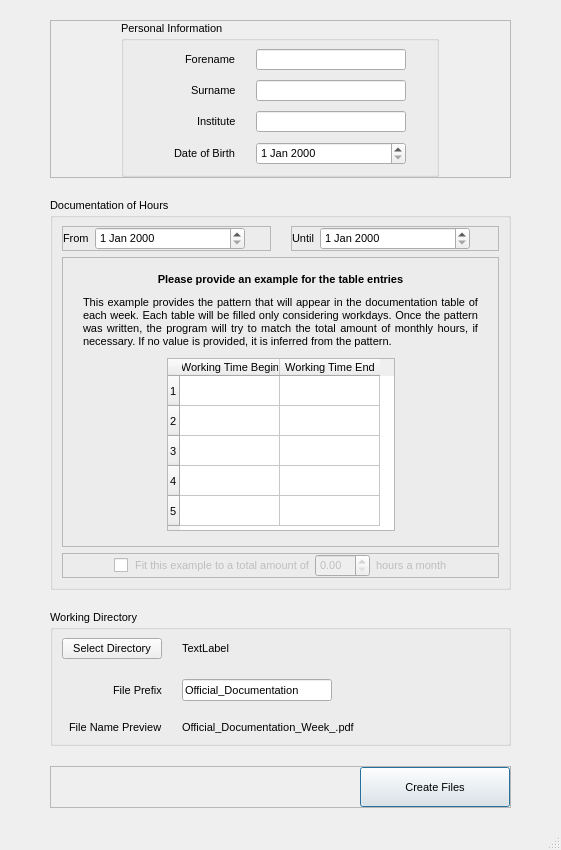
<?xml version="1.0" encoding="UTF-8"?>
<ui version="4.0">
 <class>mainWindow</class>
 <widget class="QMainWindow" name="mainWindow">
  <property name="enabled">
   <bool>true</bool>
  </property>
  <property name="geometry">
   <rect>
    <x>0</x>
    <y>0</y>
    <width>561</width>
    <height>850</height>
   </rect>
  </property>
  <property name="font">
   <font>
    <family>Arial</family>
    <pointsize>8</pointsize>
   </font>
  </property>
  <property name="windowTitle">
   <string>TUD HiWi Wochenzettel</string>
  </property>
  <widget class="QWidget" name="centralwidget">
   <layout class="QGridLayout" name="gridLayout">
    <property name="leftMargin">
     <number>50</number>
    </property>
    <property name="topMargin">
     <number>20</number>
    </property>
    <property name="rightMargin">
     <number>50</number>
    </property>
    <property name="bottomMargin">
     <number>20</number>
    </property>
    <property name="verticalSpacing">
     <number>20</number>
    </property>
    <item row="1" column="0" colspan="2">
     <widget class="QGroupBox" name="groupBox_2">
      <property name="title">
       <string>Documentation of Hours</string>
      </property>
      <property name="flat">
       <bool>false</bool>
      </property>
      <property name="checkable">
       <bool>false</bool>
      </property>
      <layout class="QGridLayout" name="gridLayout_2">
       <property name="horizontalSpacing">
        <number>20</number>
       </property>
       <item row="2" column="0" colspan="2">
        <widget class="QFrame" name="frame_3">
         <property name="sizePolicy">
          <sizepolicy hsizetype="Preferred" vsizetype="Maximum">
           <horstretch>0</horstretch>
           <verstretch>0</verstretch>
          </sizepolicy>
         </property>
         <property name="layoutDirection">
          <enum>Qt::LeftToRight</enum>
         </property>
         <property name="frameShape">
          <enum>QFrame::StyledPanel</enum>
         </property>
         <property name="frameShadow">
          <enum>QFrame::Raised</enum>
         </property>
         <layout class="QHBoxLayout" name="horizontalLayout_4">
          <property name="leftMargin">
           <number>0</number>
          </property>
          <property name="topMargin">
           <number>0</number>
          </property>
          <property name="rightMargin">
           <number>0</number>
          </property>
          <property name="bottomMargin">
           <number>0</number>
          </property>
          <item>
           <spacer name="horizontalSpacer_5">
            <property name="orientation">
             <enum>Qt::Horizontal</enum>
            </property>
            <property name="sizeHint" stdset="0">
             <size>
              <width>40</width>
              <height>20</height>
             </size>
            </property>
           </spacer>
          </item>
          <item>
           <widget class="QCheckBox" name="fit_to_monthly_hours">
            <property name="text">
             <string/>
            </property>
           </widget>
          </item>
          <item>
           <widget class="QLabel" name="check_label1">
            <property name="enabled">
             <bool>false</bool>
            </property>
            <property name="sizePolicy">
             <sizepolicy hsizetype="Maximum" vsizetype="Preferred">
              <horstretch>0</horstretch>
              <verstretch>0</verstretch>
             </sizepolicy>
            </property>
            <property name="text">
             <string>Fit this example to a total amount of</string>
            </property>
            <property name="alignment">
             <set>Qt::AlignRight|Qt::AlignTrailing|Qt::AlignVCenter</set>
            </property>
           </widget>
          </item>
          <item>
           <widget class="QDoubleSpinBox" name="monthly_hours">
            <property name="enabled">
             <bool>false</bool>
            </property>
            <property name="sizePolicy">
             <sizepolicy hsizetype="Maximum" vsizetype="Fixed">
              <horstretch>0</horstretch>
              <verstretch>0</verstretch>
             </sizepolicy>
            </property>
           </widget>
          </item>
          <item>
           <widget class="QLabel" name="check_label2">
            <property name="enabled">
             <bool>false</bool>
            </property>
            <property name="sizePolicy">
             <sizepolicy hsizetype="Maximum" vsizetype="Preferred">
              <horstretch>0</horstretch>
              <verstretch>0</verstretch>
             </sizepolicy>
            </property>
            <property name="text">
             <string>hours a month</string>
            </property>
           </widget>
          </item>
          <item>
           <spacer name="horizontalSpacer_6">
            <property name="orientation">
             <enum>Qt::Horizontal</enum>
            </property>
            <property name="sizeHint" stdset="0">
             <size>
              <width>40</width>
              <height>20</height>
             </size>
            </property>
           </spacer>
          </item>
         </layout>
        </widget>
       </item>
       <item row="1" column="0" colspan="2">
        <widget class="QFrame" name="frame_4">
         <property name="frameShape">
          <enum>QFrame::StyledPanel</enum>
         </property>
         <property name="frameShadow">
          <enum>QFrame::Raised</enum>
         </property>
         <layout class="QGridLayout" name="gridLayout_3">
          <property name="leftMargin">
           <number>20</number>
          </property>
          <property name="topMargin">
           <number>15</number>
          </property>
          <property name="rightMargin">
           <number>20</number>
          </property>
          <property name="bottomMargin">
           <number>15</number>
          </property>
          <property name="verticalSpacing">
           <number>10</number>
          </property>
          <item row="2" column="1">
           <widget class="QTableWidget" name="example_table">
            <property name="sizePolicy">
             <sizepolicy hsizetype="Expanding" vsizetype="Fixed">
              <horstretch>0</horstretch>
              <verstretch>0</verstretch>
             </sizepolicy>
            </property>
            <property name="maximumSize">
             <size>
              <width>16777215</width>
              <height>180</height>
             </size>
            </property>
            <row>
             <property name="text">
              <string>1</string>
             </property>
            </row>
            <row>
             <property name="text">
              <string>2</string>
             </property>
            </row>
            <row>
             <property name="text">
              <string>3</string>
             </property>
            </row>
            <row>
             <property name="text">
              <string>4</string>
             </property>
            </row>
            <row>
             <property name="text">
              <string>5</string>
             </property>
            </row>
            <column>
             <property name="text">
              <string>Working Time Begin</string>
             </property>
            </column>
            <column>
             <property name="text">
              <string>Working Time End</string>
             </property>
            </column>
            <item row="0" column="0">
             <property name="text">
              <string/>
             </property>
             <property name="textAlignment">
              <set>AlignCenter</set>
             </property>
             <property name="flags">
              <set>ItemIsEditable|ItemIsEnabled</set>
             </property>
            </item>
            <item row="0" column="1">
             <property name="text">
              <string/>
             </property>
             <property name="textAlignment">
              <set>AlignCenter</set>
             </property>
             <property name="flags">
              <set>ItemIsEditable|ItemIsEnabled</set>
             </property>
            </item>
            <item row="1" column="0">
             <property name="text">
              <string/>
             </property>
             <property name="textAlignment">
              <set>AlignCenter</set>
             </property>
             <property name="flags">
              <set>ItemIsEditable|ItemIsEnabled</set>
             </property>
            </item>
            <item row="1" column="1">
             <property name="text">
              <string/>
             </property>
             <property name="textAlignment">
              <set>AlignCenter</set>
             </property>
             <property name="flags">
              <set>ItemIsEditable|ItemIsEnabled</set>
             </property>
            </item>
            <item row="2" column="0">
             <property name="text">
              <string/>
             </property>
             <property name="textAlignment">
              <set>AlignCenter</set>
             </property>
             <property name="flags">
              <set>ItemIsEditable|ItemIsEnabled</set>
             </property>
            </item>
            <item row="2" column="1">
             <property name="text">
              <string/>
             </property>
             <property name="textAlignment">
              <set>AlignCenter</set>
             </property>
             <property name="flags">
              <set>ItemIsEditable|ItemIsEnabled</set>
             </property>
            </item>
            <item row="3" column="0">
             <property name="text">
              <string/>
             </property>
             <property name="textAlignment">
              <set>AlignCenter</set>
             </property>
             <property name="flags">
              <set>ItemIsEditable|ItemIsEnabled</set>
             </property>
            </item>
            <item row="3" column="1">
             <property name="text">
              <string/>
             </property>
             <property name="textAlignment">
              <set>AlignCenter</set>
             </property>
             <property name="flags">
              <set>ItemIsEditable|ItemIsEnabled</set>
             </property>
            </item>
            <item row="4" column="0">
             <property name="text">
              <string/>
             </property>
             <property name="textAlignment">
              <set>AlignCenter</set>
             </property>
             <property name="flags">
              <set>ItemIsEditable|ItemIsEnabled</set>
             </property>
            </item>
            <item row="4" column="1">
             <property name="text">
              <string/>
             </property>
             <property name="textAlignment">
              <set>AlignCenter</set>
             </property>
             <property name="flags">
              <set>ItemIsEditable|ItemIsEnabled</set>
             </property>
            </item>
           </widget>
          </item>
          <item row="2" column="0">
           <spacer name="horizontalSpacer_3">
            <property name="orientation">
             <enum>Qt::Horizontal</enum>
            </property>
            <property name="sizeHint" stdset="0">
             <size>
              <width>40</width>
              <height>20</height>
             </size>
            </property>
           </spacer>
          </item>
          <item row="2" column="2">
           <spacer name="horizontalSpacer_4">
            <property name="orientation">
             <enum>Qt::Horizontal</enum>
            </property>
            <property name="sizeHint" stdset="0">
             <size>
              <width>40</width>
              <height>20</height>
             </size>
            </property>
           </spacer>
          </item>
          <item row="1" column="0" colspan="3">
           <widget class="QLabel" name="label_10">
            <property name="sizePolicy">
             <sizepolicy hsizetype="Preferred" vsizetype="Preferred">
              <horstretch>0</horstretch>
              <verstretch>0</verstretch>
             </sizepolicy>
            </property>
            <property name="text">
             <string>This example provides the pattern that will appear in the documentation table of each week. Each table will be filled only considering workdays. Once the pattern was written, the program will try to match the total amount of monthly hours, if necessary. If no value is provided, it is inferred from the pattern.</string>
            </property>
            <property name="alignment">
             <set>Qt::AlignJustify|Qt::AlignVCenter</set>
            </property>
            <property name="wordWrap">
             <bool>true</bool>
            </property>
           </widget>
          </item>
          <item row="0" column="0" colspan="3">
           <widget class="QLabel" name="label_7">
            <property name="sizePolicy">
             <sizepolicy hsizetype="Preferred" vsizetype="Maximum">
              <horstretch>0</horstretch>
              <verstretch>0</verstretch>
             </sizepolicy>
            </property>
            <property name="font">
             <font>
              <family>Arial</family>
              <pointsize>8</pointsize>
              <weight>75</weight>
              <bold>true</bold>
             </font>
            </property>
            <property name="text">
             <string>Please provide an example for the table entries</string>
            </property>
            <property name="alignment">
             <set>Qt::AlignCenter</set>
            </property>
           </widget>
          </item>
         </layout>
        </widget>
       </item>
       <item row="0" column="0">
        <widget class="QFrame" name="frame_6">
         <property name="sizePolicy">
          <sizepolicy hsizetype="Preferred" vsizetype="Maximum">
           <horstretch>0</horstretch>
           <verstretch>0</verstretch>
          </sizepolicy>
         </property>
         <property name="frameShape">
          <enum>QFrame::StyledPanel</enum>
         </property>
         <property name="frameShadow">
          <enum>QFrame::Raised</enum>
         </property>
         <layout class="QFormLayout" name="formLayout_2">
          <property name="leftMargin">
           <number>0</number>
          </property>
          <property name="topMargin">
           <number>0</number>
          </property>
          <property name="rightMargin">
           <number>0</number>
          </property>
          <property name="bottomMargin">
           <number>0</number>
          </property>
          <item row="0" column="0">
           <widget class="QLabel" name="label">
            <property name="text">
             <string>From</string>
            </property>
           </widget>
          </item>
          <item row="0" column="1">
           <widget class="QDateEdit" name="doc_from">
            <property name="sizePolicy">
             <sizepolicy hsizetype="Maximum" vsizetype="Fixed">
              <horstretch>0</horstretch>
              <verstretch>0</verstretch>
             </sizepolicy>
            </property>
            <property name="minimumSize">
             <size>
              <width>150</width>
              <height>0</height>
             </size>
            </property>
           </widget>
          </item>
         </layout>
        </widget>
       </item>
       <item row="0" column="1">
        <widget class="QFrame" name="frame_7">
         <property name="sizePolicy">
          <sizepolicy hsizetype="Preferred" vsizetype="Maximum">
           <horstretch>0</horstretch>
           <verstretch>0</verstretch>
          </sizepolicy>
         </property>
         <property name="frameShape">
          <enum>QFrame::StyledPanel</enum>
         </property>
         <property name="frameShadow">
          <enum>QFrame::Raised</enum>
         </property>
         <layout class="QFormLayout" name="formLayout_3">
          <property name="leftMargin">
           <number>0</number>
          </property>
          <property name="topMargin">
           <number>0</number>
          </property>
          <property name="rightMargin">
           <number>0</number>
          </property>
          <property name="bottomMargin">
           <number>0</number>
          </property>
          <item row="0" column="0">
           <widget class="QLabel" name="label_2">
            <property name="text">
             <string>Until</string>
            </property>
           </widget>
          </item>
          <item row="0" column="1">
           <widget class="QDateEdit" name="doc_until">
            <property name="sizePolicy">
             <sizepolicy hsizetype="Maximum" vsizetype="Fixed">
              <horstretch>0</horstretch>
              <verstretch>0</verstretch>
             </sizepolicy>
            </property>
            <property name="minimumSize">
             <size>
              <width>150</width>
              <height>0</height>
             </size>
            </property>
           </widget>
          </item>
         </layout>
        </widget>
       </item>
      </layout>
     </widget>
    </item>
    <item row="3" column="0" colspan="2">
     <widget class="QFrame" name="frame_2">
      <property name="sizePolicy">
       <sizepolicy hsizetype="Preferred" vsizetype="Maximum">
        <horstretch>0</horstretch>
        <verstretch>0</verstretch>
       </sizepolicy>
      </property>
      <property name="frameShape">
       <enum>QFrame::StyledPanel</enum>
      </property>
      <property name="frameShadow">
       <enum>QFrame::Raised</enum>
      </property>
      <layout class="QHBoxLayout" name="horizontalLayout_3">
       <property name="leftMargin">
        <number>0</number>
       </property>
       <property name="topMargin">
        <number>0</number>
       </property>
       <property name="rightMargin">
        <number>0</number>
       </property>
       <property name="bottomMargin">
        <number>0</number>
       </property>
       <item>
        <spacer name="horizontalSpacer_7">
         <property name="orientation">
          <enum>Qt::Horizontal</enum>
         </property>
         <property name="sizeHint" stdset="0">
          <size>
           <width>40</width>
           <height>20</height>
          </size>
         </property>
        </spacer>
       </item>
       <item>
        <widget class="QPushButton" name="create_files">
         <property name="enabled">
          <bool>true</bool>
         </property>
         <property name="sizePolicy">
          <sizepolicy hsizetype="Fixed" vsizetype="Fixed">
           <horstretch>0</horstretch>
           <verstretch>0</verstretch>
          </sizepolicy>
         </property>
         <property name="minimumSize">
          <size>
           <width>150</width>
           <height>40</height>
          </size>
         </property>
         <property name="text">
          <string>Create Files</string>
         </property>
         <property name="default">
          <bool>true</bool>
         </property>
        </widget>
       </item>
      </layout>
     </widget>
    </item>
    <item row="0" column="0" colspan="2">
     <widget class="QFrame" name="frame">
      <property name="sizePolicy">
       <sizepolicy hsizetype="Preferred" vsizetype="Maximum">
        <horstretch>0</horstretch>
        <verstretch>0</verstretch>
       </sizepolicy>
      </property>
      <property name="frameShape">
       <enum>QFrame::StyledPanel</enum>
      </property>
      <property name="frameShadow">
       <enum>QFrame::Raised</enum>
      </property>
      <layout class="QHBoxLayout" name="horizontalLayout_2">
       <property name="leftMargin">
        <number>0</number>
       </property>
       <property name="topMargin">
        <number>0</number>
       </property>
       <property name="rightMargin">
        <number>0</number>
       </property>
       <property name="bottomMargin">
        <number>0</number>
       </property>
       <item>
        <spacer name="horizontalSpacer">
         <property name="orientation">
          <enum>Qt::Horizontal</enum>
         </property>
         <property name="sizeType">
          <enum>QSizePolicy::Preferred</enum>
         </property>
         <property name="sizeHint" stdset="0">
          <size>
           <width>34</width>
           <height>20</height>
          </size>
         </property>
        </spacer>
       </item>
       <item>
        <widget class="QGroupBox" name="groupBox">
         <property name="sizePolicy">
          <sizepolicy hsizetype="Maximum" vsizetype="Preferred">
           <horstretch>0</horstretch>
           <verstretch>0</verstretch>
          </sizepolicy>
         </property>
         <property name="title">
          <string>Personal Information</string>
         </property>
         <property name="flat">
          <bool>false</bool>
         </property>
         <property name="checkable">
          <bool>false</bool>
         </property>
         <layout class="QFormLayout" name="formLayout">
          <property name="labelAlignment">
           <set>Qt::AlignRight|Qt::AlignTrailing|Qt::AlignVCenter</set>
          </property>
          <property name="formAlignment">
           <set>Qt::AlignHCenter|Qt::AlignTop</set>
          </property>
          <property name="horizontalSpacing">
           <number>20</number>
          </property>
          <property name="verticalSpacing">
           <number>10</number>
          </property>
          <property name="leftMargin">
           <number>40</number>
          </property>
          <property name="rightMargin">
           <number>40</number>
          </property>
          <item row="0" column="0">
           <widget class="QLabel" name="label_3">
            <property name="text">
             <string>Forename</string>
            </property>
           </widget>
          </item>
          <item row="0" column="1">
           <widget class="QLineEdit" name="forename">
            <property name="sizePolicy">
             <sizepolicy hsizetype="Preferred" vsizetype="Preferred">
              <horstretch>0</horstretch>
              <verstretch>0</verstretch>
             </sizepolicy>
            </property>
            <property name="minimumSize">
             <size>
              <width>150</width>
              <height>0</height>
             </size>
            </property>
            <property name="maximumSize">
             <size>
              <width>150</width>
              <height>16777215</height>
             </size>
            </property>
           </widget>
          </item>
          <item row="1" column="0">
           <widget class="QLabel" name="label_4">
            <property name="text">
             <string>Surname</string>
            </property>
           </widget>
          </item>
          <item row="1" column="1">
           <widget class="QLineEdit" name="surname">
            <property name="sizePolicy">
             <sizepolicy hsizetype="Preferred" vsizetype="Preferred">
              <horstretch>0</horstretch>
              <verstretch>0</verstretch>
             </sizepolicy>
            </property>
            <property name="minimumSize">
             <size>
              <width>150</width>
              <height>0</height>
             </size>
            </property>
            <property name="maximumSize">
             <size>
              <width>150</width>
              <height>16777215</height>
             </size>
            </property>
           </widget>
          </item>
          <item row="2" column="0">
           <widget class="QLabel" name="label_5">
            <property name="text">
             <string>Institute</string>
            </property>
           </widget>
          </item>
          <item row="2" column="1">
           <widget class="QLineEdit" name="institute">
            <property name="sizePolicy">
             <sizepolicy hsizetype="Preferred" vsizetype="Preferred">
              <horstretch>0</horstretch>
              <verstretch>0</verstretch>
             </sizepolicy>
            </property>
            <property name="minimumSize">
             <size>
              <width>150</width>
              <height>0</height>
             </size>
            </property>
            <property name="maximumSize">
             <size>
              <width>150</width>
              <height>16777215</height>
             </size>
            </property>
           </widget>
          </item>
          <item row="3" column="0">
           <widget class="QLabel" name="label_6">
            <property name="text">
             <string>Date of Birth</string>
            </property>
           </widget>
          </item>
          <item row="3" column="1">
           <widget class="QDateEdit" name="birthdate">
            <property name="sizePolicy">
             <sizepolicy hsizetype="Preferred" vsizetype="Preferred">
              <horstretch>0</horstretch>
              <verstretch>0</verstretch>
             </sizepolicy>
            </property>
            <property name="minimumSize">
             <size>
              <width>150</width>
              <height>0</height>
             </size>
            </property>
            <property name="maximumSize">
             <size>
              <width>150</width>
              <height>16777215</height>
             </size>
            </property>
           </widget>
          </item>
         </layout>
        </widget>
       </item>
       <item>
        <spacer name="horizontalSpacer_2">
         <property name="orientation">
          <enum>Qt::Horizontal</enum>
         </property>
         <property name="sizeType">
          <enum>QSizePolicy::Preferred</enum>
         </property>
         <property name="sizeHint" stdset="0">
          <size>
           <width>34</width>
           <height>20</height>
          </size>
         </property>
        </spacer>
       </item>
      </layout>
     </widget>
    </item>
    <item row="2" column="0" colspan="2">
     <widget class="QGroupBox" name="groupBox_3">
      <property name="sizePolicy">
       <sizepolicy hsizetype="Preferred" vsizetype="Maximum">
        <horstretch>0</horstretch>
        <verstretch>0</verstretch>
       </sizepolicy>
      </property>
      <property name="title">
       <string>Working Directory</string>
      </property>
      <property name="flat">
       <bool>false</bool>
      </property>
      <property name="checkable">
       <bool>false</bool>
      </property>
      <layout class="QFormLayout" name="formLayout_4">
       <property name="labelAlignment">
        <set>Qt::AlignRight|Qt::AlignTrailing|Qt::AlignVCenter</set>
       </property>
       <property name="horizontalSpacing">
        <number>20</number>
       </property>
       <property name="verticalSpacing">
        <number>20</number>
       </property>
       <item row="0" column="0">
        <widget class="QPushButton" name="select_directory">
         <property name="minimumSize">
          <size>
           <width>100</width>
           <height>0</height>
          </size>
         </property>
         <property name="text">
          <string>Select Directory</string>
         </property>
        </widget>
       </item>
       <item row="0" column="1">
        <widget class="QLabel" name="directory_label">
         <property name="text">
          <string>TextLabel</string>
         </property>
         <property name="wordWrap">
          <bool>true</bool>
         </property>
        </widget>
       </item>
       <item row="1" column="0">
        <widget class="QLabel" name="label_11">
         <property name="text">
          <string>File Prefix</string>
         </property>
        </widget>
       </item>
       <item row="1" column="1">
        <widget class="QLineEdit" name="file_prefix">
         <property name="maximumSize">
          <size>
           <width>150</width>
           <height>16777215</height>
          </size>
         </property>
         <property name="text">
          <string>Official_Documentation</string>
         </property>
        </widget>
       </item>
       <item row="2" column="0">
        <widget class="QLabel" name="label_12">
         <property name="text">
          <string>File Name Preview</string>
         </property>
        </widget>
       </item>
       <item row="2" column="1">
        <widget class="QLabel" name="file_name_preview">
         <property name="text">
          <string>Official_Documentation_Week&lt;num&gt;_&lt;year&gt;.pdf</string>
         </property>
        </widget>
       </item>
      </layout>
     </widget>
    </item>
   </layout>
  </widget>
  <widget class="QMenuBar" name="menubar">
   <property name="geometry">
    <rect>
     <x>0</x>
     <y>0</y>
     <width>561</width>
     <height>20</height>
    </rect>
   </property>
  </widget>
  <widget class="QStatusBar" name="statusbar"/>
 </widget>
 <resources/>
 <connections/>
</ui>
